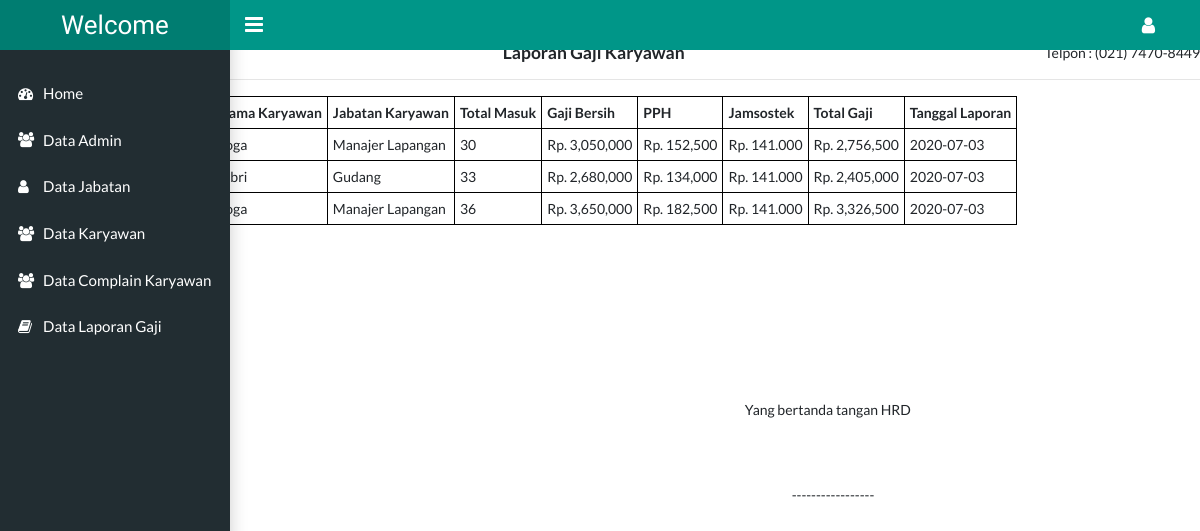
The app's page /index.php?laporan_gaji1 (signed in), older data.
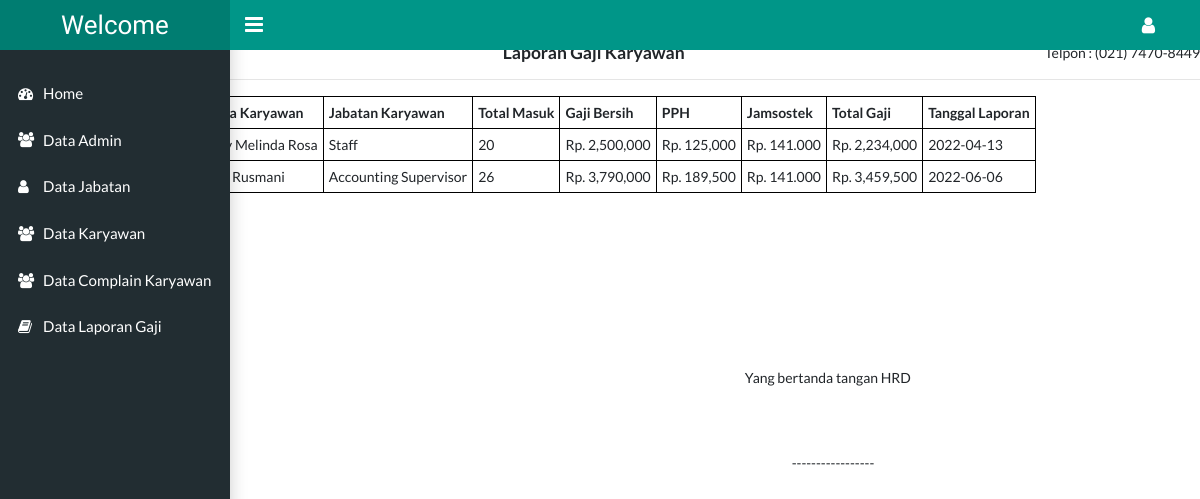
The same page, newer data.
### tables this page shows
CREATE TABLE `laporan_gaji` (
  `id_laporan` int(11) NOT NULL,
  `jabatan_id` int(11) NOT NULL,
  `pegawai_id` int(11) NOT NULL,
  `total_masuk` int(11) NOT NULL,
  `tanggal_laporan` date NOT NULL
);

CREATE TABLE `pegawai` (
  `id_pegawai` int(11) NOT NULL,
  `nama_pegawai` varchar(255) NOT NULL,
  `alamat_pegawai` text NOT NULL,
  `telepon_pegawai` varchar(128) NOT NULL,
  `status_pegawai` varchar(128) NOT NULL,
  `username` varchar(255) NOT NULL,
  `password` varchar(255) NOT NULL
);

CREATE TABLE `jabatan` (
  `id_jabatan` int(11) NOT NULL,
  `nama_jabatan` varchar(255) NOT NULL,
  `gaji_pokok` int(11) NOT NULL,
  `tunjangan_jabatan` int(11) NOT NULL
);

### utils/function.php (called while the page is built)
<?php
function getTotalGaji($totalMasuk, $gajiPokok, $tunjangan)
{
    $jumlah = ($totalMasuk * $gajiPokok +  $tunjangan);
    return $jumlah;
}
function getPajak ($totalMasuk, $gajiPokok, $tunjangan)
{
	$PPH = 5;
	$pajak = (($totalMasuk * $gajiPokok +  $tunjangan)) * ($PPH/100);
	return $pajak;
}
function getTotal ($totalMasuk, $gajiPokok, $tunjangan)
{
	$PPH = 5;
	$pajak = (($totalMasuk * $gajiPokok +  $tunjangan)) * ($PPH/100);
	$jumlah = ($totalMasuk * $gajiPokok +  $tunjangan);
	$jamsostek = 141000;
	$total = $jumlah - $pajak - $jamsostek;
	return $total;
}

### pages/laporan_pegawai/print1.php (the view, shortened to what this page needs)
<?php
 $query = mysqli_query($koneksi, "SELECT laporan_gaji.id_laporan, laporan_gaji.total_masuk,
	laporan_gaji.tanggal_laporan, jabatan.*, pegawai.nama_pegawai
	FROM laporan_gaji JOIN jabatan
	ON jabatan.id_jabatan = laporan_gaji.jabatan_id JOIN pegawai
	ON pegawai.id_pegawai = laporan_gaji.pegawai_id ");
$tgl=date('d-m-Y');
?>
<html>
<head>
</head>
<center>
<body>
<p style="float: left;">PT. Tiffany Damai Sejahtera</p>
        <p style="float: right;"> Tanggal :  <?= $tgl;?> </p>
        <br><br>
        <p style="float: left;">Jl. Dewi Sartika Ciputat</p>
        <p style="float: right;"> Telpon : (021) 7470-8449</p>
        <h5 align="center">Laporan Gaji Karyawan</h5>
        <hr>
<table border="1">
	<tr >
		<th>No</th>
		<th>Nama Karyawan</th>
		<th>Jabatan Karyawan</th>
		<th>Total Masuk</th>
		<th>Gaji Bersih</th>
		<th>PPH</th>
 		<th>Jamsostek</th>
		<th>Total Gaji</th>
		<th>Tanggal Laporan</th>
	</tr>
 <?php $no = 1 ?>
	<?php while ($row = mysqli_fetch_assoc($query)) { ?>
	<tr>
		<td><?= $no++; ?></td>
		<td><?= $row['nama_pegawai'] ?></td>
        <td><?= $row['nama_jabatan'] ?></td>
        <td><?= $row['total_masuk'] ?></td>
        <td>Rp. <?= number_format(getTotalGaji($row['total_masuk'], $row['gaji_pokok'], $row['tunjangan_jabatan'])) ?></td>
        <td>Rp. <?= number_format(getPajak($row['total_masuk'], $row['gaji_pokok'], $row['tunjangan_jabatan'])) ?></td>
        <td>Rp. 141.000</td>
        <td>Rp. <?= number_format(getTotal($row['total_masuk'], $row['gaji_pokok'], $row['tunjangan_jabatan'])) ?></td>
         <td><?= $row['tanggal_laporan'] ?></td>
	</tr>
	<?php } ?>
</table>
<br>
<br>
<br>
<br>
<br>
<br>
<p class="mt-5 float-right ">Yang bertanda tangan HRD &nbsp;&nbsp;&nbsp;&nbsp;&nbsp;&nbsp;&nbsp;&nbsp;&nbsp;&nbsp;&nbsp;&nbsp;&nbsp;&nbsp;&nbsp;&nbsp;&nbsp;&nbsp;&nbsp;&nbsp;&nbsp;&nbsp;&nbsp;&nbsp;&nbsp;&nbsp;&nbsp;&nbsp;&nbsp;&nbsp;&nbsp;&nbsp;&nbsp;&nbsp;&nbsp;&nbsp;&nbsp;&nbsp;&nbsp;&nbsp;&nbsp;&nbsp;&nbsp;&nbsp;&nbsp;&nbsp;&nbsp;&nbsp;&nbsp;&nbsp;&nbsp;&nbsp;&nbsp;&nbsp;&nbsp;&nbsp;&nbsp;&nbsp;&nbsp;&nbsp;&nbsp;&nbsp;&nbsp;&nbsp;&nbsp;&nbsp;&nbsp;&nbsp;&nbsp;&nbsp;&nbsp;&nbsp;&nbsp;&nbsp;&nbsp;&nbsp;&nbsp;&nbsp;&nbsp;&nbsp;&nbsp;&nbsp;&nbsp;&nbsp;&nbsp;&nbsp;&nbsp;&nbsp;&nbsp;&nbsp;&nbsp;&nbsp;&nbsp;&nbsp;&nbsp;&nbsp;&nbsp;&nbsp;&nbsp;&nbsp;&nbsp;&nbsp;&nbsp;&nbsp;&nbsp;&nbsp; </p>
<br>
<br>
<br>
<div class="container float-right">
	<p class="mt-5 float-right">----------------- &nbsp;&nbsp;&nbsp;&nbsp;&nbsp;&nbsp;&nbsp;&nbsp;&nbsp;&nbsp;&nbsp;&nbsp;&nbsp;&nbsp;&nbsp;&nbsp;&nbsp;&nbsp;&nbsp;&nbsp;&nbsp;&nbsp;&nbsp;&nbsp;&nbsp;&nbsp;&nbsp;&nbsp;&nbsp;&nbsp;&nbsp;&nbsp;&nbsp;&nbsp;&nbsp;&nbsp;&nbsp;&nbsp;&nbsp;&nbsp;&nbsp;&nbsp;&nbsp;&nbsp;&nbsp;&nbsp;&nbsp;&nbsp;&nbsp;&nbsp;&nbsp;&nbsp;&nbsp;&nbsp;&nbsp;&nbsp;&nbsp;&nbsp;&nbsp;&nbsp;&nbsp;&nbsp;&nbsp;&nbsp;&nbsp;&nbsp;&nbsp;&nbsp;&nbsp;&nbsp;&nbsp;&nbsp;&nbsp;&nbsp;&nbsp;&nbsp;&nbsp;&nbsp;&nbsp;&nbsp;&nbsp;&nbsp;&nbsp;&nbsp;&nbsp;&nbsp;&nbsp;&nbsp;&nbsp;&nbsp;&nbsp;&nbsp;&nbsp;&nbsp;&nbsp;&nbsp;&nbsp;&nbsp;&nbsp;&nbsp;&nbsp;&nbsp;&nbsp;&nbsp;&nbsp;&nbsp;&nbsp;&nbsp;&nbsp;&nbsp;&nbsp;&nbsp;&nbsp;&nbsp; </p>
</div>
</body>
</html>
</body>
</html>

Row changes from the older to the newer data that the page shows:
removed laporan_gaji: pegawai.nama_pegawai "yoga", jabatan.nama_jabatan "Manajer Lapangan", total_masuk "30", total_masuk.tunjangan_jabatan "3,050,000", total_masuk.tunjangan_jabatan "152,500", total_masuk.tunjangan_jabatan "2,756,500", tanggal_laporan "2020-07-03"
removed laporan_gaji: pegawai.nama_pegawai "febri", jabatan.nama_jabatan "Gudang", total_masuk "33", total_masuk.tunjangan_jabatan "2,680,000", total_masuk.tunjangan_jabatan "134,000", total_masuk.tunjangan_jabatan "2,405,000", tanggal_laporan "2020-07-03"
removed laporan_gaji: pegawai.nama_pegawai "yoga", jabatan.nama_jabatan "Manajer Lapangan", total_masuk "36", total_masuk.tunjangan_jabatan "3,650,000", total_masuk.tunjangan_jabatan "182,500", total_masuk.tunjangan_jabatan "3,326,500", tanggal_laporan "2020-07-03"
added laporan_gaji: pegawai.nama_pegawai "Nelly Melinda Rosa", jabatan.nama_jabatan "Staff", total_masuk "20", total_masuk.tunjangan_jabatan "2,500,000", total_masuk.tunjangan_jabatan "125,000", total_masuk.tunjangan_jabatan "2,234,000", tanggal_laporan "2022-04-13"
added laporan_gaji: pegawai.nama_pegawai "Heni Rusmani", jabatan.nama_jabatan "Accounting Supervisor", total_masuk "26", total_masuk.tunjangan_jabatan "3,790,000", total_masuk.tunjangan_jabatan "189,500", total_masuk.tunjangan_jabatan "3,459,500", tanggal_laporan "2022-06-06"
